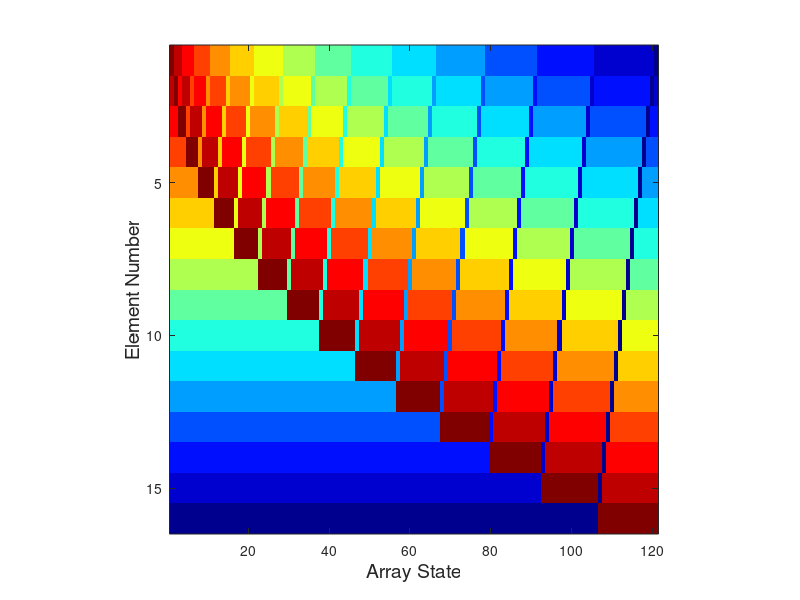

This chart was generated by the following MATLAB code:
%%%%%%%%%%%%%%%%%%%%%%%%%%%%%%%%%%%%%%%%%%%%%%%%%%%%%%%%%%%%%%%%%%%%%%%%%%%
% Title:    Insertion Sort Algorithm Visualisation for Reversed Arrays
%%%%%%%%%%%%%%%%%%%%%%%%%%%%%%%%%%%%%%%%%%%%%%%%%%%%%%%%%%%%%%%%%%%%%%%%%%%
clear all;
close all;
clc;
N = 16;     % Length of array to be sorted
V = N:-1:1; % Generate an array containing integers from N down to 1

changeNumber                 = 1;
arrayState(1:N,changeNumber) = V;
changeNumber                 = changeNumber + 1;

disp(['Array to be sorted: ' num2str(V)]);

for i = 2:N % Starting sort from second element 
    index = i;    
    while((index > 1) && (V(index) < V(index-1))) % while element is bigger than element before
        temp = V(index);
        V(index) = V(index-1);
        V(index-1) = temp;
        index = index-1;
        arrayState(1:N,changeNumber) = V;
        changeNumber = changeNumber + 1;
    end
end

disp(['Array sorted: ' num2str(V)]);

figure;
imagesc(arrayState);
axis square;
colormap jet;
ylabel('Element Number','FontSize',14);
xlabel('Array State','FontSize',14);
% Store High-resolution Image Suitable for use in Reports
print -f1-r300-dbmpinsertionSortVisualisation.bmp